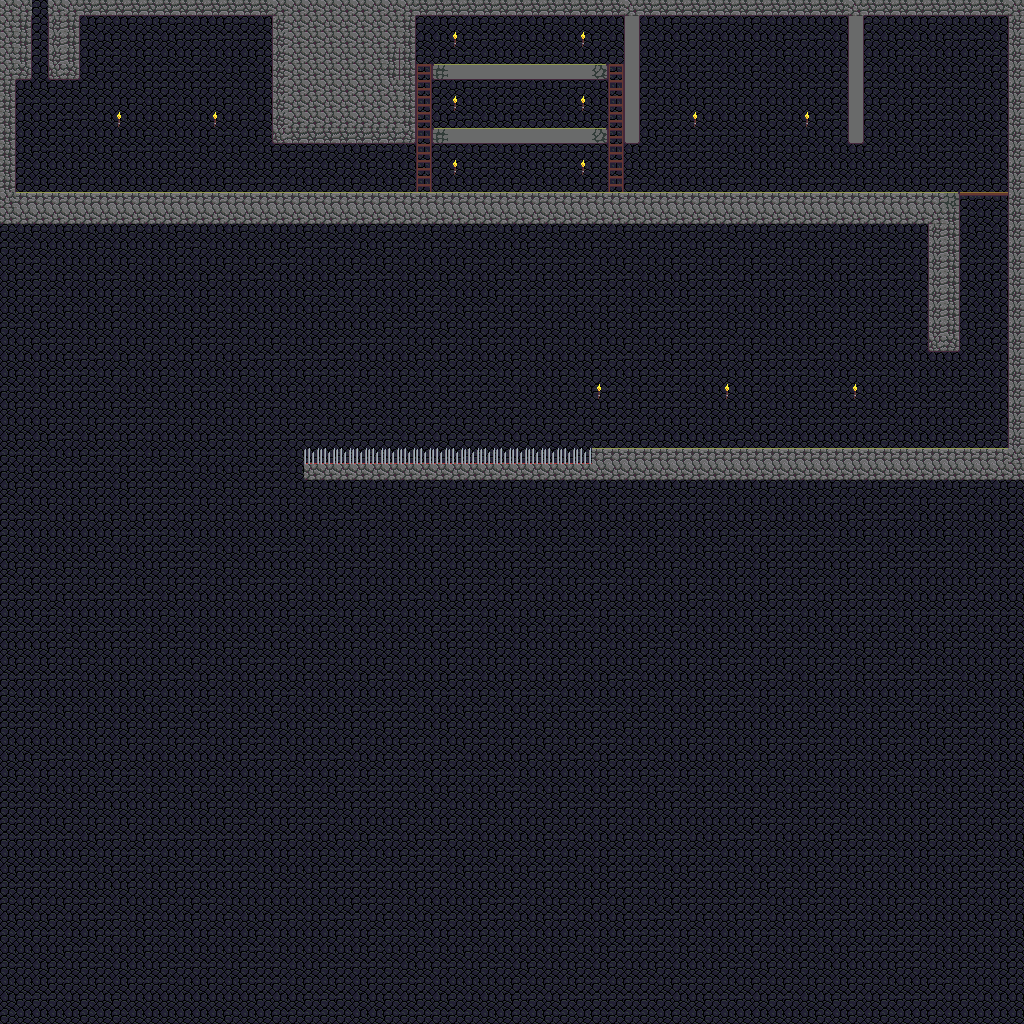

Below is a game level as drawn by its tile map, then a one-line description and the .tmx that defines it (tile-layer data replaced by summaries):
An orthogonal 64x64 tile map with 16x16 px tiles, 3 tile layers (background_tiles, Tile Layer 1, Tile Layer 3), 2 tilesets and 5 objects (player_spawn, monster_spawn, voice_trigger, altar_base, altar).

<map version="1.2" tiledversion="1.2.1" orientation="orthogonal" renderorder="right-down" width="64" height="64" tilewidth="16" tileheight="16" infinite="0" nextlayerid="5" nextobjectid="6">
 <tileset firstgid="1" source="tiles.tsx" />
 <tileset firstgid="257" source="background_tiles.tsx" />
 <layer id="1" name="background_tiles" width="64" height="64">
  <data>[4096 cells, 4096 non-empty, 2 distinct tile ids]</data>
 </layer>
 <layer id="2" name="Tile Layer 1" width="64" height="64">
  <properties>
   <property name="collidable" type="bool" value="true" />
  </properties>
  <data>[4096 cells, 468 non-empty, 16 distinct tile ids]</data>
 </layer>
 <layer id="4" name="Tile Layer 3" width="64" height="64">
  <data>[4096 cells, 13 non-empty, 1 distinct tile ids]</data>
 </layer>
 <objectgroup id="3" name="objects">
  <properties>
   <property name="collidable" type="bool" value="true" />
  </properties>
  <object id="1" name="spawn_1_1" type="player_spawn" x="40" y="24" visible="0">
   <point />
  </object>
  <object id="2" type="monster_spawn" x="208" y="192" visible="0">
   <properties>
    <property name="monster_type" value="Goblin" />
   </properties>
   <point />
  </object>
  <object id="3" type="voice_trigger" x="592" y="240" width="320" height="208" visible="0">
   <properties>
    <property name="repeats" value="once" />
    <property name="slot" value="boss" />
    <property name="voice" value="singoblisa_intro" />
   </properties>
  </object>
  <object id="4" type="altar_base" gid="65" x="736" y="192" width="16" height="16" />
  <object id="5" name="altar_1" type="altar" gid="49" x="736" y="176" width="16" height="16">
   <properties>
    <property name="message" value="Offer souls to continue your journey." />
    <property name="soul_cost" type="int" value="5" />
    <property name="unlocks" value="soul_gate_1" />
   </properties>
  </object>
 </objectgroup>
</map>
